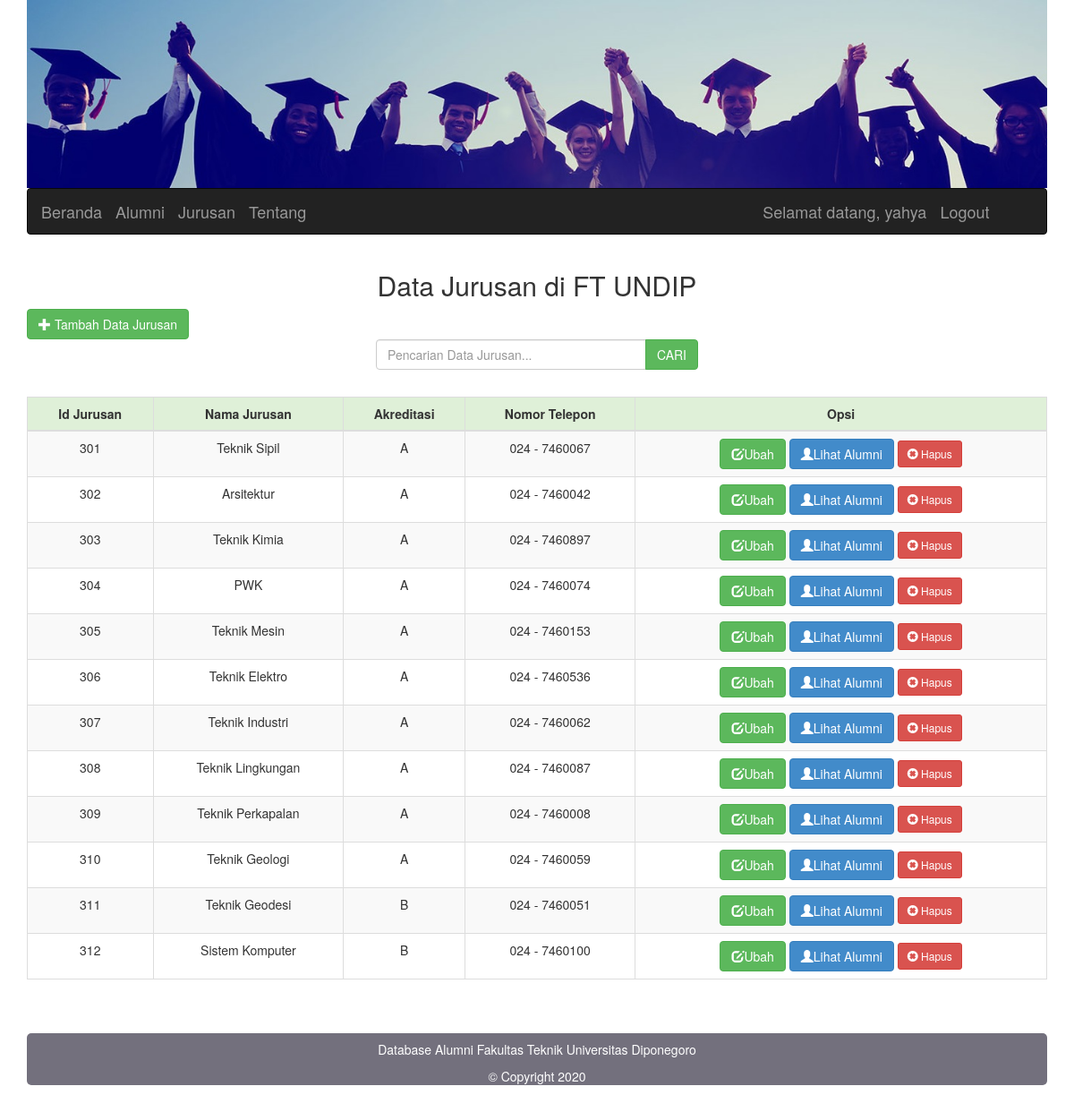
The page /tubes_sbd/jurusan.php (signed in) on the database its author committed.
### tables this page shows
CREATE TABLE `jurusan` (
  `id_jurusan` int(3) NOT NULL,
  `nama_jurusan` varchar(255) NOT NULL,
  `akreditasi` varchar(20) NOT NULL,
  `no_telp` varchar(20) NOT NULL
);

### tubes_sbd/jurusan.php (the view, shortened to what this page needs)
<!DOCTYPE html>
<html>
<head>
		<link href="dist/css/bootstrap.min.css" rel="stylesheet">
		<link href="assets/css/footer.css" rel="stylesheet">
    <link href="css/custom.css" rel="stylesheet" type="text/css">
</head>
<body>
	<?php include ("header.php"); ?>
	<div class="container">
    <div class="row">
        <div class="col-md-12">
			<h2><center>Data Jurusan di FT UNDIP</h2>
		</div>
    </div>
	<div class="row">
        <div class="col-md-12">
			<a href = 'jurusantambah.php?'
			class='btn btn-success'>
			<span class='glyphicon glyphicon-plus'></span> Tambah Data Jurusan</a>
    <div class="row">
  <div class="col-md-4 col-md-offset-4">
    <form action="" method="post">
      <div class="input-group">
        <input type="text" placeholder="Pencarian Data Jurusan..." name="kata" class="form-control">
        <div class="input-group-btn">
          <input type="submit" name="cari" class="btn btn-success" value="CARI">
        </div>
      </div>
    </form>
  </div>
</div><br>
			<table class="table table-striped table-bordered table-hover" id_jurusan="dataTables-example">
				<thead>
					<tr>
						<th><center>Id Jurusan</th>
						<th><center>Nama Jurusan</th>
						<th><center>Akreditasi</th>
						<th><center>Nomor Telepon</th>
						<th><center>Opsi</th>
					</tr>
				</thead>
				<tbody>
				<?php
					include ("koneksi.php");
					if(isset($_POST['cari'])){
  $k = $_POST['kata'];
  $s = "SELECT * FROM jurusan WHERE id_jurusan LIKE '%". $k ."%' OR nama_jurusan LIKE '%". $k ."%' OR akreditasi LIKE '%". $k ."%' OR no_telp LIKE '%". $k ."%' ";
 }
 else {
  $s = $s = "SELECT * FROM jurusan";
 }
				$result = mysqli_query($connect, $s) or die(mysqli_error($connect));
	while ($row = mysqli_fetch_array($result)) {
	?>
					<tr>
						<td align="center"><?php echo $row['id_jurusan'] ?></td>
						<td align="center"><?php echo $row['nama_jurusan'] ?></td>
						<td align="center"><?php echo $row['akreditasi'] ?></td>
						<td align="center"><?php echo $row['no_telp'] ?></td>
						<td align="center">
							<a href = 'jurusanubah.php?id_jurusan=<?php echo $row['id_jurusan']; ?>'
class='btn btn-success'><span class='glyphicon glyphicon-edit'></span>Ubah</button?></a>
<a href='jurusandetail.php?id=<?php echo $row['id_jurusan']; ?>' class = 'btn btn-primary'>
<span class = 'glyphicon glyphicon-user'></span>Lihat Alumni</button></a>
<a href="jurusanhapus.php?id_jurusan=<?php echo $row['id_jurusan']?>"onClick="return confirm('Apakah Anda yakin ingin menghapus jurusan ini?')"/><button type="button" class = "btn btn-danger btn-sm" ?>
<span class = 'glyphicon glyphicon-remove-sign'> </span> Hapus</button></a></td>
</tr>
				<?php
					}
				?>
				</tbody>
			</table>
        </div>
		</div>
	</div>
	<?php include ("footer.php"); ?>
</body>
</html>

### tubes_sbd/css/custom.css (style rules this page uses)
body { background: white; }
thead { background: #dff0d8; }
.input-group { margin-bottom: 10px }

### rows shown on the page
jurusan: id_jurusan "301", nama_jurusan "Teknik Sipil", akreditasi "A", no_telp "024 - 7460067"
jurusan: id_jurusan "302", nama_jurusan "Arsitektur", akreditasi "A", no_telp "024 - 7460042"
jurusan: id_jurusan "303", nama_jurusan "Teknik Kimia", akreditasi "A", no_telp "024 - 7460897"
jurusan: id_jurusan "304", nama_jurusan "PWK", akreditasi "A", no_telp "024 - 7460074"
jurusan: id_jurusan "305", nama_jurusan "Teknik Mesin", akreditasi "A", no_telp "024 - 7460153"
jurusan: id_jurusan "306", nama_jurusan "Teknik Elektro", akreditasi "A", no_telp "024 - 7460536"
jurusan: id_jurusan "307", nama_jurusan "Teknik Industri", akreditasi "A", no_telp "024 - 7460062"
jurusan: id_jurusan "308", nama_jurusan "Teknik Lingkungan", akreditasi "A", no_telp "024 - 7460087"
jurusan: id_jurusan "309", nama_jurusan "Teknik Perkapalan", akreditasi "A", no_telp "024 - 7460008"
jurusan: id_jurusan "310", nama_jurusan "Teknik Geologi", akreditasi "A", no_telp "024 - 7460059"
jurusan: id_jurusan "311", nama_jurusan "Teknik Geodesi", akreditasi "B", no_telp "024 - 7460051"
jurusan: id_jurusan "312", nama_jurusan "Sistem Komputer", akreditasi "B", no_telp "024 - 7460100"

### other values the page prints
$_SESSION['username'] "yahya"
